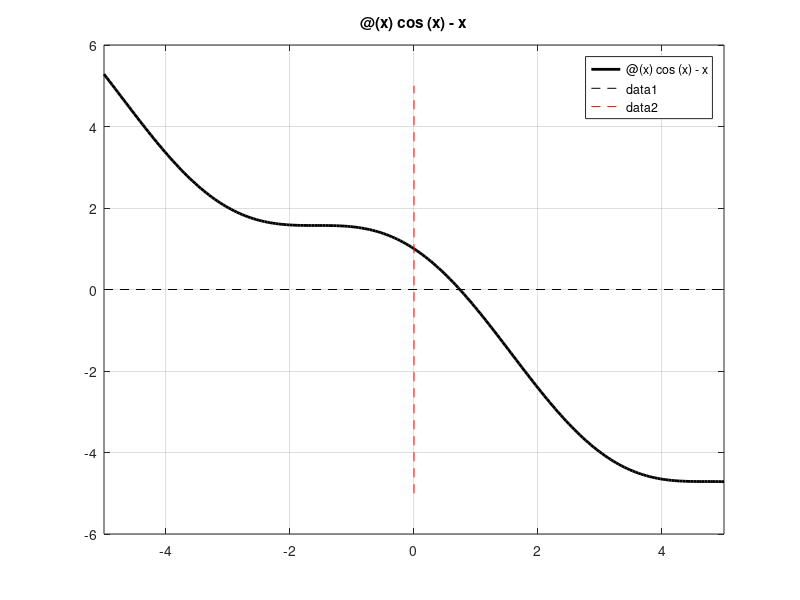

This chart was generated by the following MATLAB code:
%Método de la bisección
%Ingresa los datos de entrada para encontrar la raíz de una función en un
%intervalo dado y presiona Enter repetidas veces para ver el proceso paso
%por paso.
clc; clear all;
f=@(x) cos(x)-x; %Función dependiente de x.
xl=-5; %Límite inferior.
xu=5; %Límite superior.
fxl=f(xl); %Punto en Y para el límite inferior.
fxu=f(xu); %Punto en Y para el límite superior.
Niter=100; %Número de iteraciones. Recomiendo usar 100.
Tol=0.01; %Tolerancia para el criterio de convergencia a superar o igualar (%)
fplot(f,'k-','LineWidth',2); %Grafica la función de color negro y grosor 2
title(func2str(f)); hold on; grid on; %Título de la función.
line([-5 5],[0 0],'Color','k','LineStyle','--'); %Marca el eje X.
line([0 0],[-5 5],'Color','r','LineStyle','--') %Marca el eje Y.